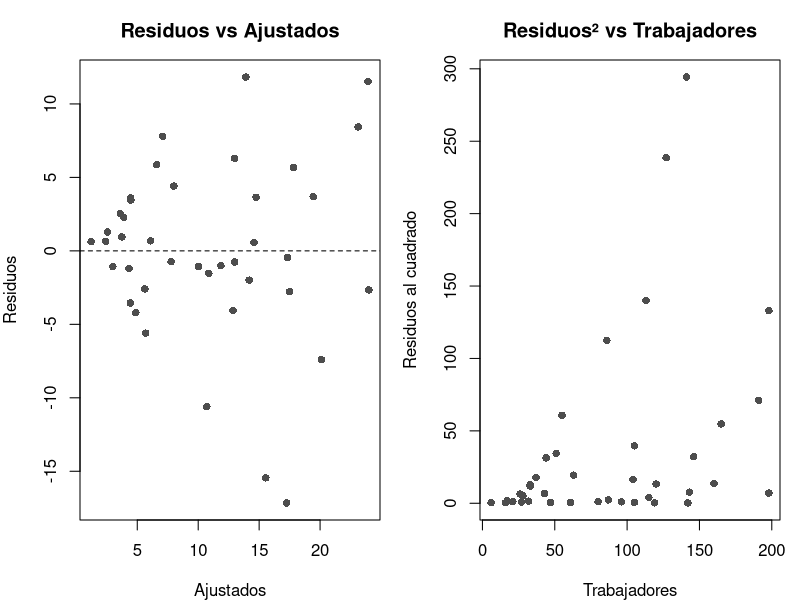

Generate this figure with R:
# =============================================================================
# ECONOMETRÍA — Capítulo 7, Caso Práctico B
# CPB: Cifra de negocio — Predicción y residuos
# Autor: Carlos de Anta Puig
# =============================================================================
# INSTRUCCIONES: Abre primero mEconometria.Rproj en RStudio.
#                Ejecutar bloque a bloque con Ctrl+Enter.
# =============================================================================

pausa <- function(msg = "\n  [Pulsa ENTER para continuar...]") {
  cat(msg); invisible(readline())
}

library(tidyverse); library(readxl)
caso_b <- read_excel("data/caso_b_cifra_negocio.xlsx")

cat("
=============================================================================
  CASO PRÁCTICO B — Cifra de negocio y empleo sectorial
  Tema 7: Predicción y análisis de residuos
=============================================================================
")
pausa()

mod <- lm(cifra_negocio ~ trabajadores + inversion, data = caso_b)

# ── 1. PREDICCIÓN POR PERFILES ──────────────────────────────────────────
cat("\n--- 1. PREDICCIÓN POR PERFILES DE EMPRESA ---\n\n")

perfiles <- data.frame(trabajadores = c(20, 50, 100), inversion = c(0.5, 1.0, 2.0))
ip <- predict(mod, newdata = perfiles, interval = "prediction", level = 0.95)

cat("  Trab.  Inv.   Pred.     [IP 95%]\n")
cat("  -----  -----  --------  ----------------\n")
for (i in 1:3) {
  cat(sprintf("  %3d    %.1f    %8.2f  [%.2f, %.2f]\n",
              perfiles$trabajadores[i], perfiles$inversion[i], ip[i,1], ip[i,2], ip[i,3]))
}
pausa()

# ── 2. RESIDUOS: ¿HETEROCEDASTICIDAD? ──────────────────────────────────
cat("\n--- 2. DIAGNÓSTICO DE RESIDUOS ---\n")

par(mfrow = c(1, 2), mar = c(4, 4, 3, 1))
plot(fitted(mod), residuals(mod), pch = 16, col = "gray30",
     xlab = "Ajustados", ylab = "Residuos", main = "Residuos vs Ajustados")
abline(h = 0, lty = 2)
plot(caso_b$trabajadores, residuals(mod)^2, pch = 16, col = "gray30",
     xlab = "Trabajadores", ylab = "Residuos al cuadrado", main = "Residuos² vs Trabajadores")
par(mfrow = c(1, 1))

cat("\n  ¿Se observa embudo? Si los residuos crecen con los ajustados,")
cat("\n  hay indicios de HETEROCEDASTICIDAD (Tema 9).\n")

cat("\n=== FIN Caso Práctico B — Tema 07 ===\n")
